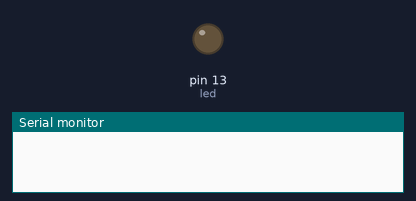
Simulated run of this sketch. Board: Arduino Uno, built with avr-gcc and run on an emulated ATmega328P. Parts: output pins drawn as LEDs (lit = HIGH), the last lines printed to the serial monitor.

Above: at 0.1 s.
At 12.1 s:
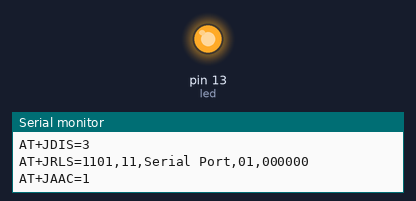
Timing chart, 0 to 13.6 s (numbered marks = the images above):
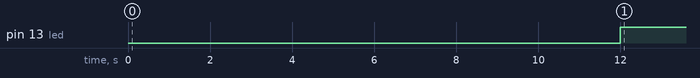

The sketch:

dev_HolaCara_perf.ino
```cpp
/*
*  Odesilani hola caracola v nekolika prikazech, oproti odesilani cele zpravy
*  Version 0.1
*  Author: Marcos Yarza
*/


int led = 13;
int val = -1;
char holaC[] = {'H', 'o', 'l', 'a', ' ', 'C', 'a', 'r', 'a', 'c', 'o', 'l', 'a', '.', '.', '.', '\n'};


void setup() {
	delay(2000);
	Serial.begin(115200);
	delay(2000);
	Serial.print("AT+JSEC=1,1,1,04,1111\r\n"); // Enable security command
	delay(2000);
	Serial.print("AT+JDIS=3\r\n"); // Discorable command
	delay(2000);
	Serial.print("AT+JRLS=1101,11,Serial Port,01,000000\r\n"); // Register local sevice command
	delay(2000);
	Serial.print("AT+JAAC=1\r\n");// Auto accept connection requests command
	delay(2000);
	pinMode(led, OUTPUT);
	digitalWrite(led,HIGH);

	Serial.flush();
	val = Serial.read();
	while (val != 'R') {
	  val = Serial.read();
	}
	delay(1000);

	Serial.print("AT+JSCR\r\n"); // Stream Connection Request command
}

void loop() {
  int i = -1;
  char sending;

  do {
    sending = holaC[++i];
    Serial.print(sending);
  }
  while (sending != '\n');

  delay(2000);
}
```

Measured:
- by itself, pin 13 (led): LOW → HIGH at 12.0 s
